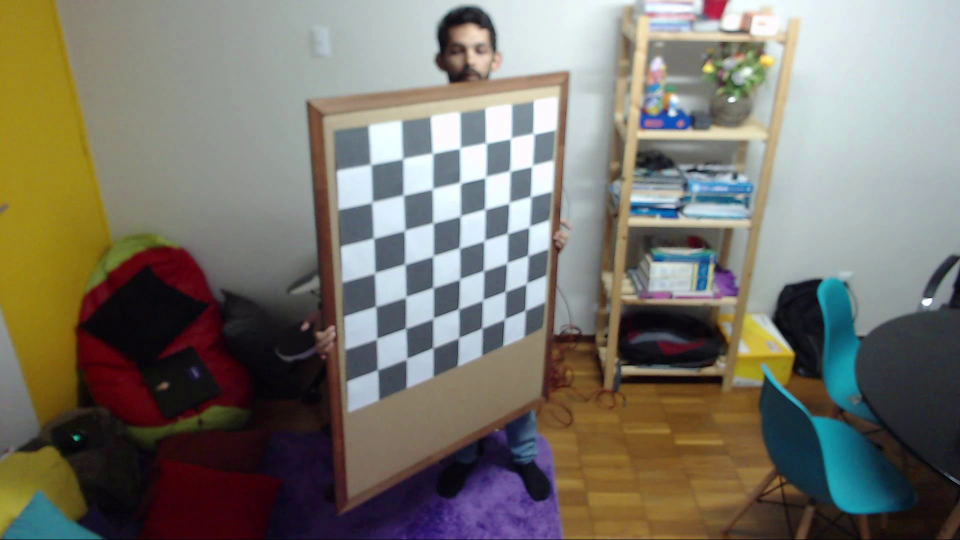
#> input picture example_images1/intrinsic_cam01_000000000000_rendered.png, 1920 x 1080 px (shown at 1/2 size); its folder holds 5 pictures in this run
$ python calibration.py
#> lines starting #> are read from the running program, lines starting #| are printed output that depends on the picture; after the words box and inside, x2 and y2 are one past the last pixel; in counts of white or black regions, pixels touching at a corner belong together
from typing import List

import numpy as np
import cv2 as cv
import glob
import os

BASE_DIR = os.path.dirname(os.path.abspath(__file__))

cbrow = 7
cbcol = 7


def re_projection_error(dist, imgpoints, mtx, objpoints, rvecs, tvecs) -> float:
    mean_error = 0
    for i in range(len(objpoints)):
        imgpoints2, _ = cv.projectPoints(objpoints[i], rvecs[i], tvecs[i], mtx, dist)
        error = cv.norm(imgpoints[i], imgpoints2, cv.NORM_L2) / len(imgpoints2)
        mean_error += error
    return mean_error


def main():
    # termination criteria
    criteria = (cv.TERM_CRITERIA_EPS + cv.TERM_CRITERIA_MAX_ITER, 102, 0.001)
    # prepare object points, like (0,0,0), (1,0,0), (2,0,0) ....,(6,5,0)
    objp = np.zeros((cbrow * cbcol, 3), np.float32)
    objp[:, :2] = np.mgrid[0:cbcol, 0:cbrow].T.reshape(-1, 2)
    # Arrays to store object points and image points from all the images.
    objpoints = []  # 3d point in real world space
    imgpoints = []  # 2d points in image plane.
    images_dir = os.path.join(BASE_DIR, 'example_images1')
    images = [glob.glob(os.path.join(images_dir, path)) for path in os.listdir(images_dir)]

    for fname in images:
        img = cv.imread(fname[0])
#> img is the input picture: shape (1080, 1920, 3); mean B, G, R 107.4, 117.1, 120.8
        gray = cv.cvtColor(img, cv.COLOR_BGR2GRAY)
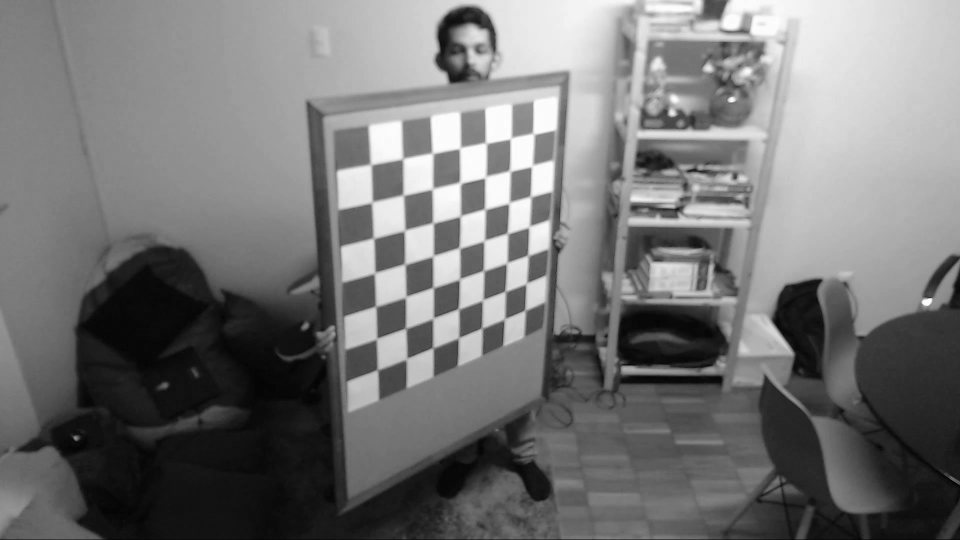
#> gray: shape (1080, 1920) (shown at 1/2 size); min 0, max 255, mean 117.1
        # Find the chess board corners
        ret, corners = cv.findChessboardCorners(gray, (cbcol, cbrow), None)
#> ret = True; corners = 49 rows, first 8: [1068, 267], [1065, 331], [1062.5, 393], [1059.5, 453.5], [1057, 511.5], [1054, 567.5], [1050.5, 622], [1022, 276.5]
        # If found, add object points, image points (after refining them)
        if ret == True:
            objpoints.append(objp)
            corners2 = cv.cornerSubPix(gray, corners, (11, 11), (-1, -1), criteria)
#> corners2 = 49 rows, first 8: [1067.3, 268.3], [1063.5, 333.3], [1060.9, 393.3], [1058.1, 454.3], [1055.8, 511.1], [1052.6, 567.4], [1049.8, 620.6], [1021, 278.1]
            imgpoints.append(corners)
            # Draw and display the corners
            cv.drawChessboardCorners(img, (cbcol, cbrow), corners2, ret)
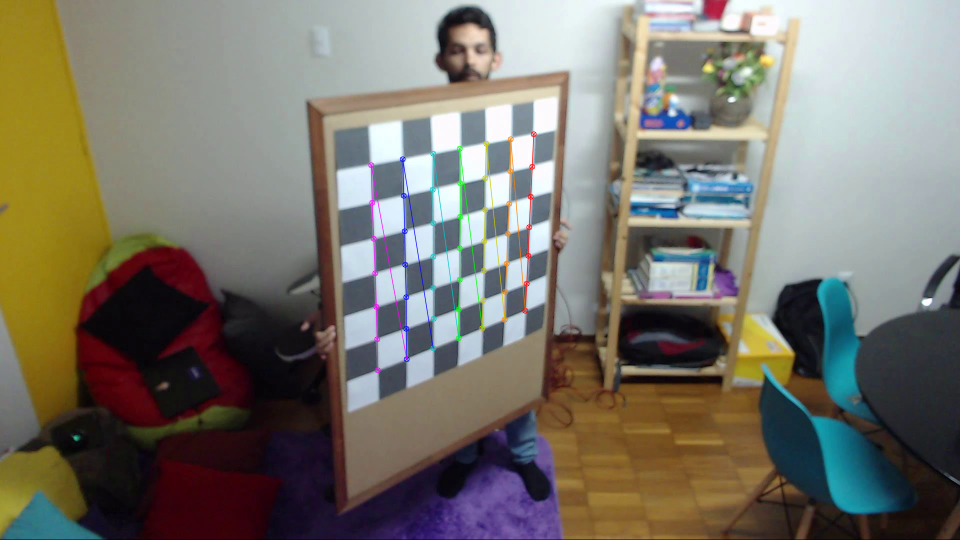
#> img: shape (1080, 1920, 3) (shown at 1/2 size); 0.89% of pixels changed, all inside (x1, y1, x2, y2) = (736, 262, 1074, 747)
            cv.imshow('img', img)
            cv.waitKey(200)
#> pass 2 of the loop in main, `for fname in images:`:
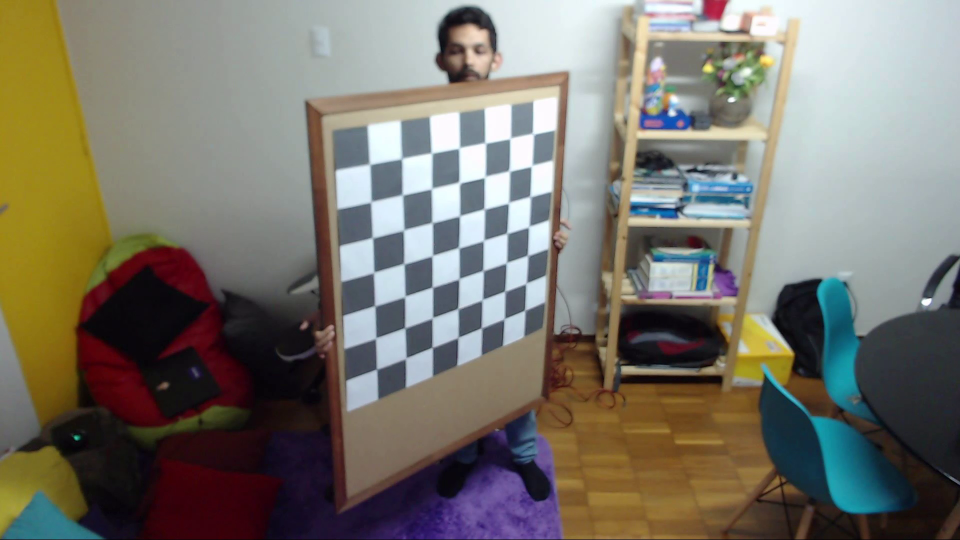
#> input picture example_images1/intrinsic_cam01_000000000001_rendered.png, 1920 x 1080 px (shown at 1/2 size)
#> in main, img is the input picture: shape (1080, 1920, 3); mean B, G, R 107.3, 117, 120.7
#> in main, `gray = cv.cvtColor(img, cv.COLOR_BGR2GRAY)`:
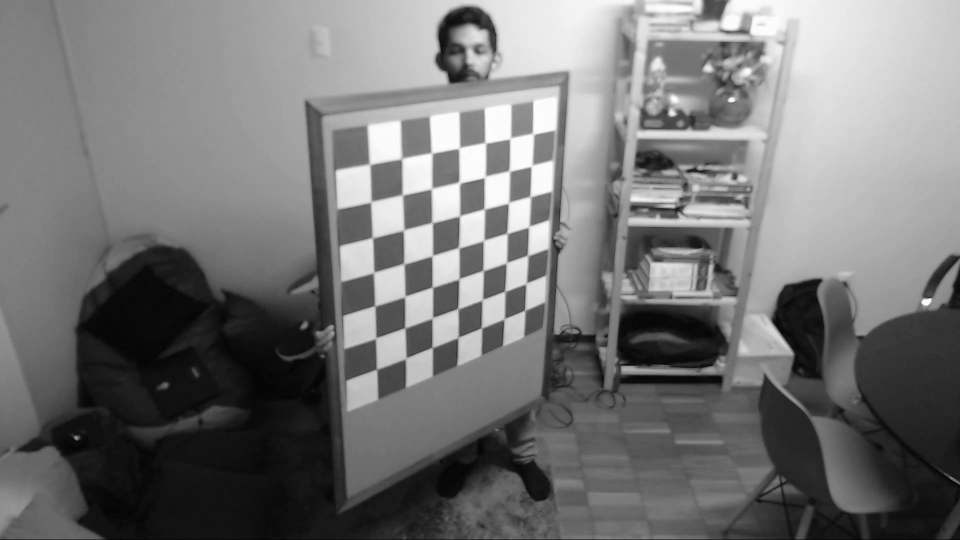
#> gray: shape (1080, 1920) (shown at 1/2 size); min 0, max 255, mean 117
#> corners = 49 rows, first 8: [1066, 269], [1066, 330.1], [1062, 393], [1059, 453.5], [1056, 512], [1053, 567.5], [1050, 621], [1021, 277]
#> corners2 = 49 rows, first 8: [1066.4, 268.2], [1063, 332.8], [1060.3, 393.5], [1057.7, 454], [1055.5, 511.3], [1052.1, 567.3], [1049.6, 620.7], [1020.2, 277.7]
#> in main, `cv.drawChessboardCorners(img, (cbcol, cbrow), corners2, ret)`:
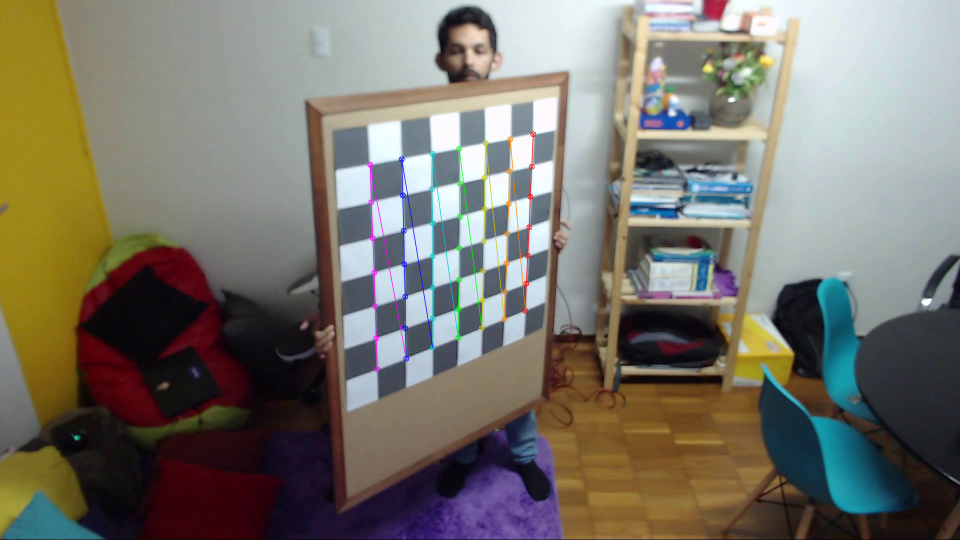
#> img: shape (1080, 1920, 3) (shown at 1/2 size); 0.89% of pixels changed, all inside (x1, y1, x2, y2) = (734, 262, 1073, 745)
#> pass 3 of the loop in main, `for fname in images:`:
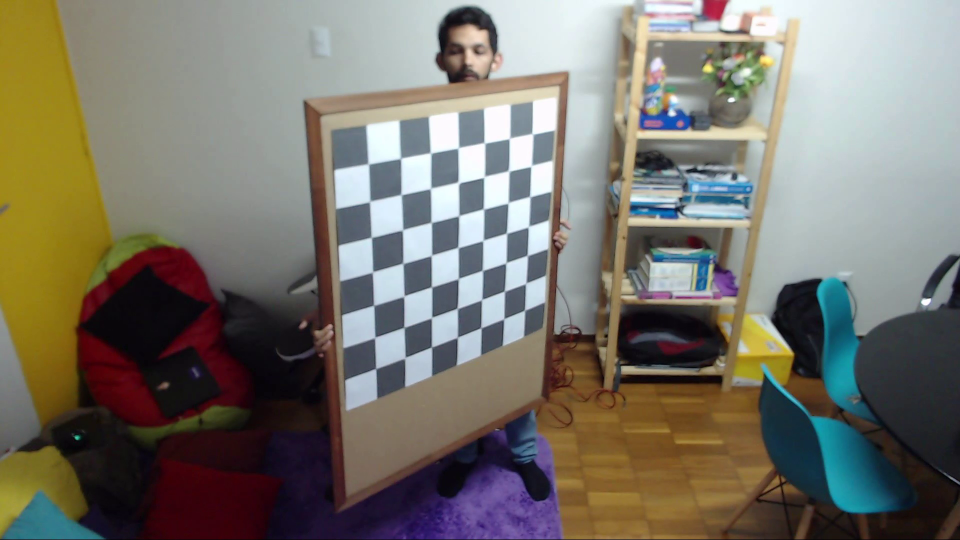
#> input picture example_images1/intrinsic_cam01_000000000002_rendered.png, 1920 x 1080 px (shown at 1/2 size)
#> in main, img is the input picture: shape (1080, 1920, 3); mean B, G, R 107.2, 116.9, 120.6
#> in main, `gray = cv.cvtColor(img, cv.COLOR_BGR2GRAY)`:
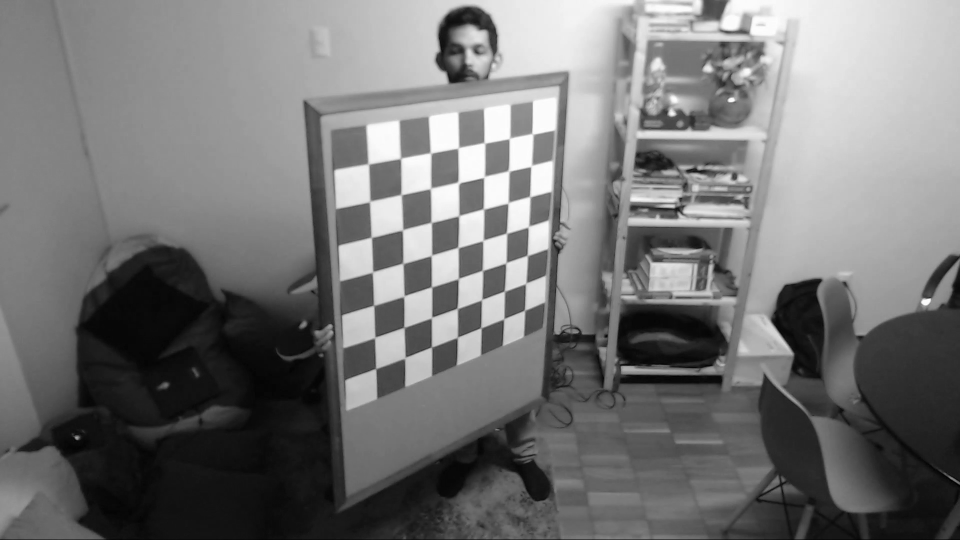
#> gray: shape (1080, 1920) (shown at 1/2 size); min 0, max 255, mean 116.8
#> corners = 49 rows, first 8: [1063.5, 267.3], [1064, 332], [1060.5, 393.5], [1057.5, 453.5], [1055.5, 511], [1052, 567.5], [1049.5, 621.5], [1020, 277]
#> corners2 = 49 rows, first 8: [1065.2, 268.3], [1062.5, 332.7], [1059.9, 393.8], [1057, 453.8], [1054.8, 511.2], [1051.7, 567.2], [1049.2, 620.8], [1018.9, 277.7]
#> in main, `cv.drawChessboardCorners(img, (cbcol, cbrow), corners2, ret)`:
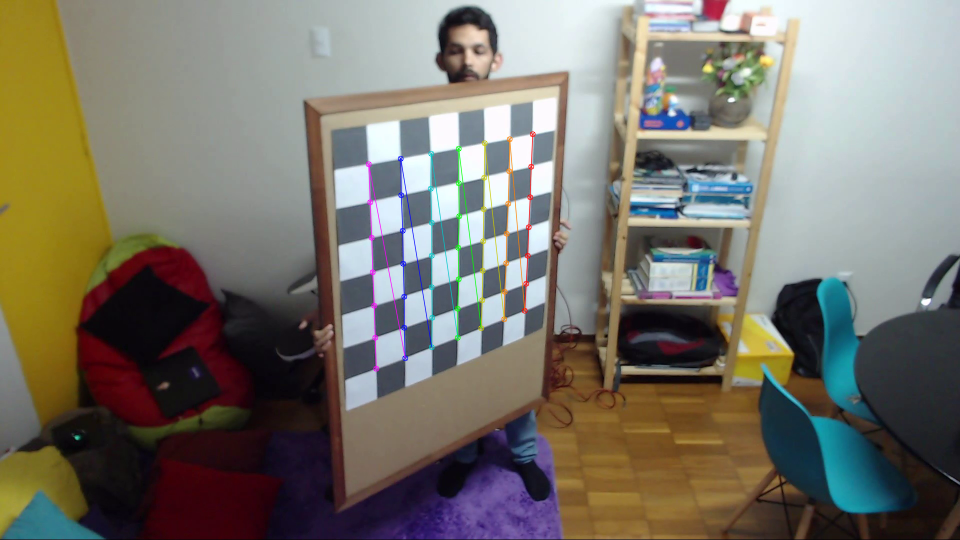
#> img: shape (1080, 1920, 3) (shown at 1/2 size); 0.89% of pixels changed, all inside (x1, y1, x2, y2) = (731, 262, 1072, 744)
#> the loop made 5 passes; the first 3 are shown
    cv.destroyAllWindows()
    ret, mtx, dist, rvecs, tvecs = cv.calibrateCamera(objpoints, imgpoints, gray.shape[::-1], None, None)

    img = cv.imread(os.path.join(images_dir, 'intrinsic_cam01_000000000011_rendered.png'))
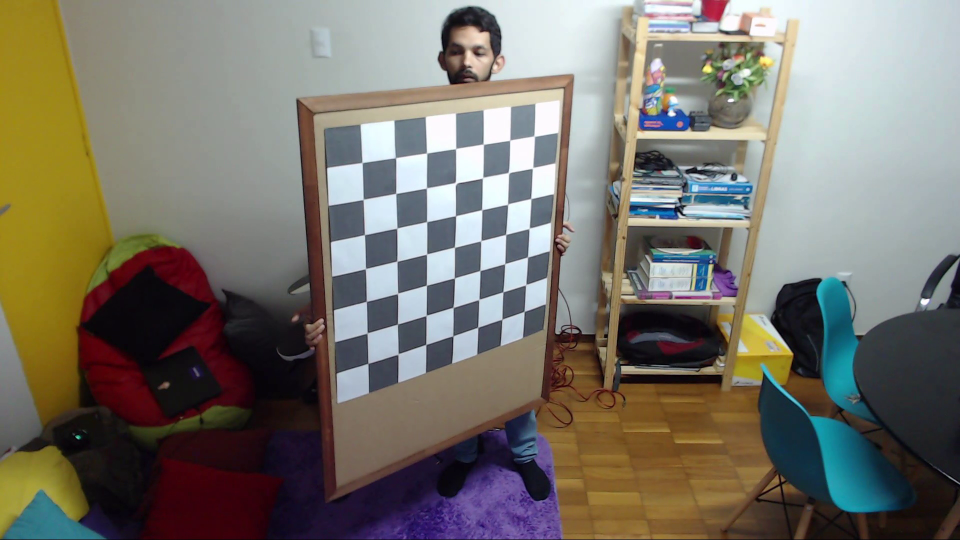
#> input picture example_images1/intrinsic_cam01_000000000011_rendered.png, 1920 x 1080 px (shown at 1/2 size)
#> img is the input picture: shape (1080, 1920, 3); mean B, G, R 106.5, 115.9, 120
    h, w = img.shape[:2]
#> h = 1080; w = 1920
    newcameramtx, roi = cv.getOptimalNewCameraMatrix(mtx, dist, (w, h), 1, (w, h))
    # undistort
    mapx, mapy = cv.initUndistortRectifyMap(mtx, dist, None, newcameramtx, (w, h), 5)
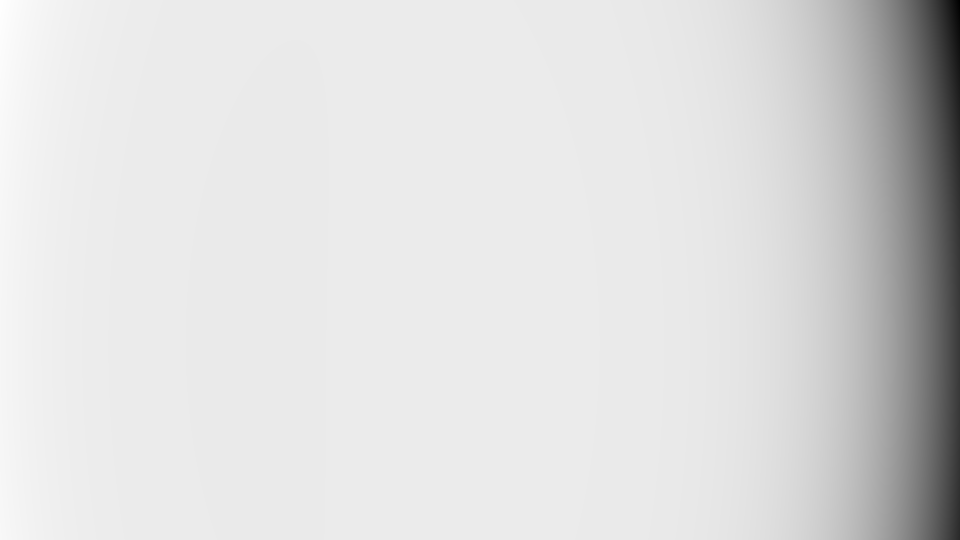
#> mapx: shape (1080, 1920) float32 (shown at 1/2 size); min -2048356.8, max 174990.8, mean -122720.3; drawn with min black and max white
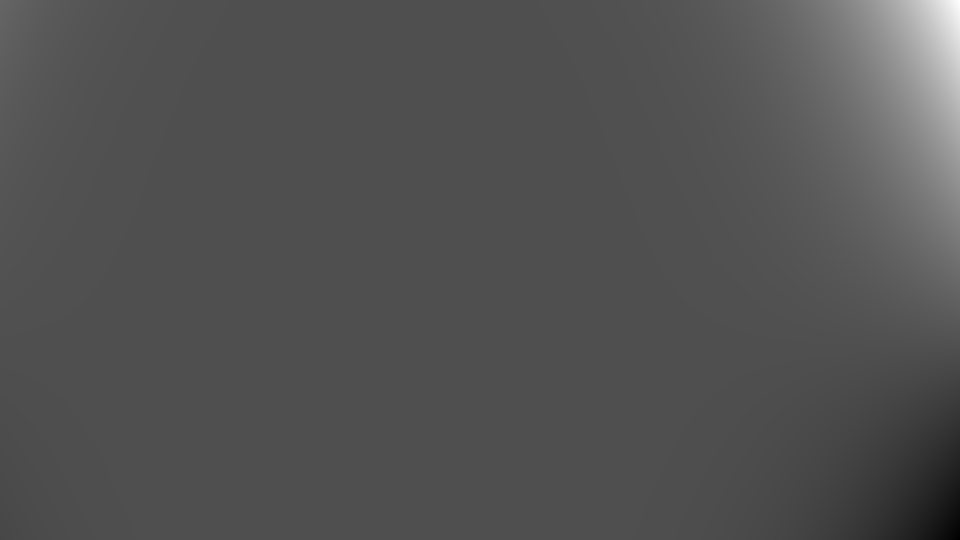
#> mapy: shape (1080, 1920) float32 (shown at 1/2 size); min -324550.8, max 715500.5, mean 14950.8; drawn with min black and max white
    dst = cv.remap(img, mapx, mapy, cv.INTER_LINEAR)
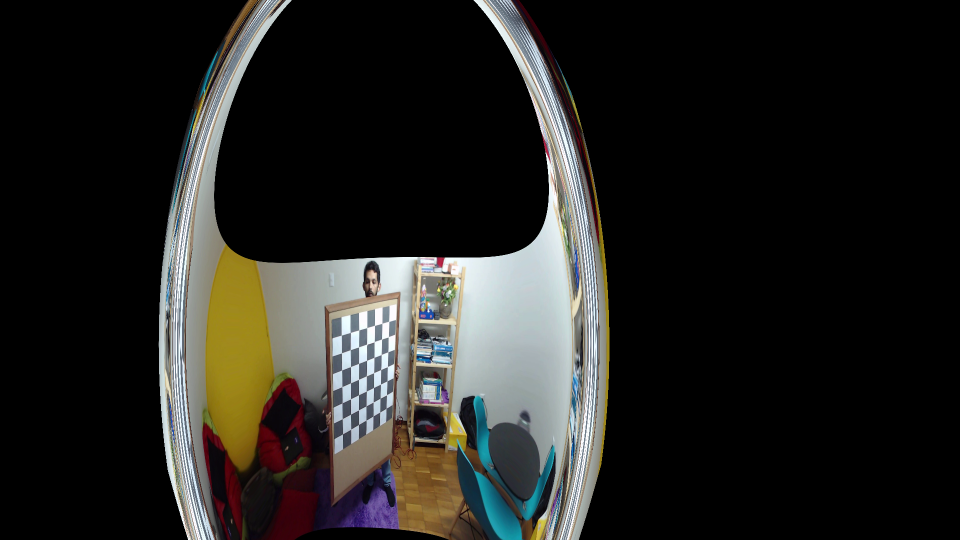
#> dst: shape (1080, 1920, 3) (shown at 1/2 size); mean B, G, R 33, 35.8, 36.3
    # crop the image
    x, y, w, h = roi
    dst = dst[y:y + h, x:x + w]
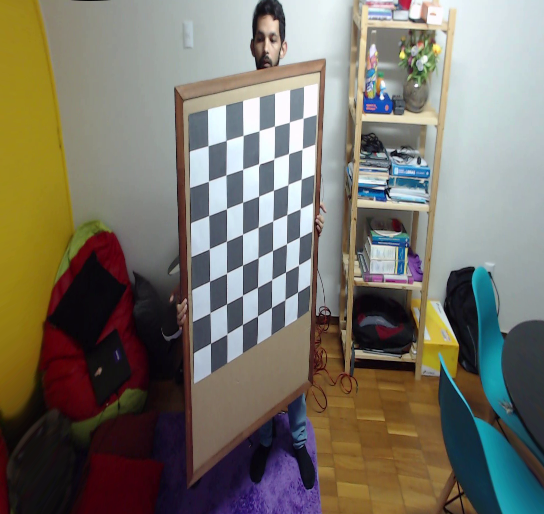
#> dst: shape (514, 544, 3); mean B, G, R 104, 115, 119.4
    cv.imwrite('calibresult.png', dst)
    mean_error = re_projection_error(dist, imgpoints, mtx, objpoints, rvecs, tvecs)
    print("total error: {}".format(mean_error / len(objpoints)))


if __name__ == '__main__':
    main()
